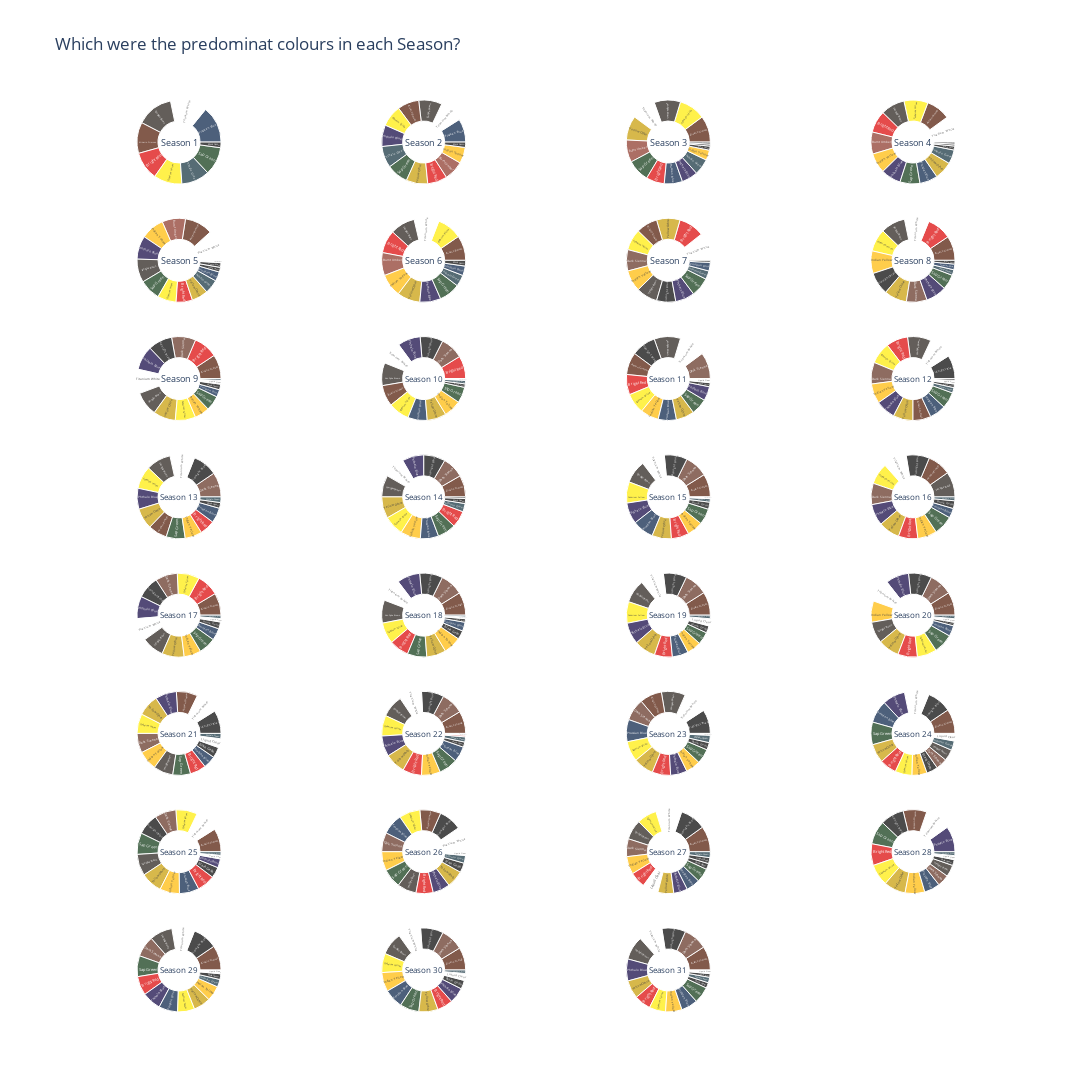

The notebook cell saved with this chart:
### Code cell
# Subplots 

from plotly.subplots import make_subplots

# Survival Analysis using Plotly - By Season 
fig= go.Figure()
fig = make_subplots(
    rows=8,
    cols=4,
    #vertical_spacing=0.10,
    subplot_titles=[str(x) for x in df_group.season.unique()].sort(),
    specs=[[{"type": "domain"} for _ in range(4)] for _ in range(8)]
    # y_title= "Survival probability",
    # x_title ="Duration (Days)"
)
showlegend = True
i = 1 
n =df_group.season.nunique()
for rows in range(8):
    for cols in range(4):
        fig.add_trace(go.Sunburst(
            labels=df_group[df_group.season == "Season "+str(i)].colors,
            parents=df_group[df_group.season == "Season "+str(i)].season,
            values = df_group[df_group.season == "Season "+str(i)].times_used,
            marker=dict(colors=df_group[df_group.season == "Season "+str(i)].color_hex ), 
            insidetextorientation='radial'
        ),
        col = cols+1,
        row = rows+1
        )
        i+=1


fig.update_layout(
    title = "Which were the predominat colours in each Season?",
   # margin=dict(r=0, t=10, l=0),
   # font_size=14,
    height= 3000,
    width = 2000,
)


fig.show()

### Figure 1 — Plotly figure (JSON) as saved in the notebook; plotly's stock layout.template omitted (floating-point values rounded to 4 significant figures)
{"data": [{"domain": {"x": [0, 0.2125], "y": [0.9078, 1.0]}, "insidetextorientation": "radial", "labels": ["Alizarin Crimson", "Black Gesso", "Bright Red", "Cadmium Yellow", "Phthalo Green", "Prussian Blue", "Sap Green", "Titanium White", "Van Dyke Brown"], "marker": {"colors": ["#4E1500", "#000000", "#DB0000", "#FFEC00", "#102E3C", "#021E44", "#0A3410", "#FFFFFF", "#221B15"]}, "parents": ["Season 1", "Season 1", "Season 1", "Season 1", "Season 1", "Season 1", "Season 1", "Season 1", "Season 1"], "type": "sunburst", "values": [11, 2, 10, 10, 10, 13, 10, 13, 13]}, {"domain": {"x": [0.2625, 0.475], "y": [0.9078, 1.0]}, "insidetextorientation": "radial", "labels": ["Alizarin Crimson", "Black Gesso", "Bright Red", "Burnt Umber", "Cadmium Yellow", "Indian Yellow", "Phthalo Blue", "Phthalo Green", "Prussian Blue", "Sap Green", "Titanium White", "Van Dyke Brown", "Yellow Ochre"], "marker": {"colors": ["#4E1500", "#000000", "#DB0000", "#8A3324", "#FFEC00", "#FFB800", "#0C0040", "#102E3C", "#021E44", "#0A3410", "#FFFFFF", "#221B15", "#C79B00"]}, "parents": ["Season 2", "Season 2", "Season 2", "Season 2", "Season 2", "Season 2", "Season 2", "Season 2", "Season 2", "Season 2", "Season 2", "Season 2", "Season 2"], "type": "sunburst", "values": [12, 3, 11, 11, 12, 9, 12, 12, 13, 12, 13, 13, 12]}, {"domain": {"x": [0.525, 0.7375], "y": [0.9078, 1.0]}, "insidetextorientation": "radial", "labels": ["Alizarin Crimson", "Black Gesso", "Bright Red", "Burnt Umber", "Cadmium Yellow", "Indian Yellow", "Liquid Black", "Midnight Black", "Phthalo Blue", "Phthalo Green", "Prussian Blue", "Sap Green", "Titanium White", "Van Dyke Brown", "Yellow Ochre"], "marker": {"colors": ["#4E1500", "#000000", "#DB0000", "#8A3324", "#FFEC00", "#FFB800", "#000000", "#000000", "#0C0040", "#102E3C", "#021E44", "#0A3410", "#FFFFFF", "#221B15", "#C79B00"]}, "parents": ["Season 3", "Season 3", "Season 3", "Season 3", "Season 3", "Season 3", "Season 3", "Season 3", "Season 3", "Season 3", "Season 3", "Season 3", "Season 3", "Season 3", "Season 3"], "type": "sunburst", "values": [13, 2, 9, 11, 13, 5, 1, 1, 8, 8, 9, 11, 12, 13, 12]}, {"domain": {"x": [0.7875, 1], "y": [0.9078, 1.0]}, "insidetextorientation": "radial", "labels": ["Alizarin Crimson", "Black Gesso", "Bright Red", "Burnt Umber", "Cadmium Yellow", "Indian Yellow", "Liquid Black", "Midnight Black", "Phthalo Blue", "Phthalo Green", "Prussian Blue", "Sap Green", "Titanium White", "Van Dyke Brown", "Yellow Ochre"], "marker": {"colors": ["#4E1500", "#000000", "#DB0000", "#8A3324", "#FFEC00", "#FFB800", "#000000", "#000000", "#0C0040", "#102E3C", "#021E44", "#0A3410", "#FFFFFF", "#221B15", "#C79B00"]}, "parents": ["Season 4", "Season 4", "Season 4", "Season 4", "Season 4", "Season 4", "Season 4", "Season 4", "Season 4", "Season 4", "Season 4", "Season 4", "Season 4", "Season 4", "Season 4"], "type": "sunburst", "values": [12, 2, 11, 11, 12, 10, 1, 1, 10, 7, 9, 10, 13, 12, 9]}, {"domain": {"x": [0, 0.2125], "y": [0.7781, 0.8703]}, "insidetextorientation": "radial", "labels": ["Alizarin Crimson", "Black Gesso", "Bright Red", "Burnt Umber", "Cadmium Yellow", "Indian Yellow", "Liquid Black", "Liquid Clear", "Phthalo Blue", "Phthalo Green", "Prussian Blue", "Sap Green", "Titanium White", "Van Dyke Brown", "Yellow Ochre"], "marker": {"colors": ["#4E1500", "#000000", "#DB0000", "#8A3324", "#FFEC00", "#FFB800", "#000000", "#FFFFFF", "#0C0040", "#102E3C", "#021E44", "#0A3410", "#FFFFFF", "#221B15", "#C79B00"]}, "parents": ["Season 5", "Season 5", "Season 5", "Season 5", "Season 5", "Season 5", "Season 5", "Season 5", "Season 5", "Season 5", "Season 5", "Season 5", "Season 5", "Season 5", "Season 5"], "type": "sunburst", "values": [12, 2, 7, 10, 8, 10, 2, 1, 10, 6, 4, 9, 13, 10, 7]}, {"domain": {"x": [0.2625, 0.475], "y": [0.7781, 0.8703]}, "insidetextorientation": "radial", "labels": ["Alizarin Crimson", "Black Gesso", "Bright Red", "Burnt Umber", "Cadmium Yellow", "Indian Yellow", "Phthalo Blue", "Phthalo Green", "Prussian Blue", "Sap Green", "Titanium White", "Van Dyke Brown", "Yellow Ochre"], "marker": {"colors": ["#4E1500", "#000000", "#DB0000", "#8A3324", "#FFEC00", "#FFB800", "#0C0040", "#102E3C", "#021E44", "#0A3410", "#FFFFFF", "#221B15", "#C79B00"]}, "parents": ["Season 6", "Season 6", "Season 6", "Season 6", "Season 6", "Season 6", "Season 6", "Season 6", "Season 6", "Season 6", "Season 6", "Season 6", "Season 6"], "type": "sunburst", "values": [13, 3, 12, 12, 13, 12, 11, 6, 5, 11, 13, 13, 12]}, {"domain": {"x": [0.525, 0.7375], "y": [0.7781, 0.8703]}, "insidetextorientation": "radial", "labels": ["Alizarin Crimson", "Bright Red", "Cadmium Yellow", "Dark Sienna", "Indian Yellow", "Liquid Black", "Midnight Black", "Phthalo Blue", "Phthalo Green", "Prussian Blue", "Sap Green", "Titanium White", "Van Dyke Brown", "Yellow Ochre"], "marker": {"colors": ["#4E1500", "#DB0000", "#FFEC00", "#5F2E1F", "#FFB800", "#000000", "#000000", "#0C0040", "#102E3C", "#021E44", "#0A3410", "#FFFFFF", "#221B15", "#C79B00"]}, "parents": ["Season 7", "Season 7", "Season 7", "Season 7", "Season 7", "Season 7", "Season 7", "Season 7", "Season 7", "Season 7", "Season 7", "Season 7", "Season 7", "Season 7"], "type": "sunburst", "values": [10, 12, 10, 10, 10, 1, 9, 9, 4, 4, 9, 13, 10, 11]}, {"domain": {"x": [0.7875, 1], "y": [0.7781, 0.8703]}, "insidetextorientation": "radial", "labels": ["Alizarin Crimson", "Black Gesso", "Bright Red", "Cadmium Yellow", "Dark Sienna", "Indian Yellow", "Midnight Black", "Phthalo Blue", "Phthalo Green", "Prussian Blue", "Sap Green", "Titanium White", "Van Dyke Brown", "Yellow Ochre"], "marker": {"colors": ["#4E1500", "#000000", "#DB0000", "#FFEC00", "#5F2E1F", "#FFB800", "#000000", "#0C0040", "#102E3C", "#021E44", "#0A3410", "#FFFFFF", "#221B15", "#C79B00"]}, "parents": ["Season 8", "Season 8", "Season 8", "Season 8", "Season 8", "Season 8", "Season 8", "Season 8", "Season 8", "Season 8", "Season 8", "Season 8", "Season 8", "Season 8"], "type": "sunburst", "values": [13, 2, 13, 12, 11, 12, 12, 11, 3, 3, 8, 13, 13, 12]}, {"domain": {"x": [0, 0.2125], "y": [0.6484, 0.7406]}, "insidetextorientation": "radial", "labels": ["Alizarin Crimson", "Black Gesso", "Bright Red", "Cadmium Yellow", "Dark Sienna", "Indian Yellow", "Liquid Clear", "Midnight Black", "Phthalo Blue", "Phthalo Green", "Prussian Blue", "Sap Green", "Titanium White", "Van Dyke Brown", "Yellow Ochre"], "marker": {"colors": ["#4E1500", "#000000", "#DB0000", "#FFEC00", "#5F2E1F", "#FFB800", "#FFFFFF", "#000000", "#0C0040", "#102E3C", "#021E44", "#0A3410", "#FFFFFF", "#221B15", "#C79B00"]}, "parents": ["Season 9", "Season 9", "Season 9", "Season 9", "Season 9", "Season 9", "Season 9", "Season 9", "Season 9", "Season 9", "Season 9", "Season 9", "Season 9", "Season 9", "Season 9"], "type": "sunburst", "values": [13, 3, 13, 11, 13, 8, 2, 13, 13, 1, 4, 8, 13, 13, 12]}, {"domain": {"x": [0.2625, 0.475], "y": [0.6484, 0.7406]}, "insidetextorientation": "radial", "labels": ["Alizarin Crimson", "Black Gesso", "Bright Red", "Cadmium Yellow", "Dark Sienna", "Indian Yellow", "Liquid Clear", "Midnight Black", "Phthalo Blue", "Phthalo Green", "Prussian Blue", "Sap Green", "Titanium White", "Van Dyke Brown", "Yellow Ochre"], "marker": {"colors": ["#4E1500", "#000000", "#DB0000", "#FFEC00", "#5F2E1F", "#FFB800", "#FFFFFF", "#000000", "#0C0040", "#102E3C", "#021E44", "#0A3410", "#FFFFFF", "#221B15", "#C79B00"]}, "parents": ["Season 10", "Season 10", "Season 10", "Season 10", "Season 10", "Season 10", "Season 10", "Season 10", "Season 10", "Season 10", "Season 10", "Season 10", "Season 10", "Season 10", "Season 10"], "type": "sunburst", "values": [12, 2, 13, 12, 13, 10, 1, 13, 13, 2, 11, 9, 13, 13, 11]}, {"domain": {"x": [0.525, 0.7375], "y": [0.6484, 0.7406]}, "insidetextorientation": "radial", "labels": ["Alizarin Crimson", "Black Gesso", "Bright Red", "Cadmium Yellow", "Dark Sienna", "Indian Yellow", "Liquid Clear", "Midnight Black", "Phthalo Blue", "Prussian Blue", "Sap Green", "Titanium White", "Van Dyke Brown", "Yellow Ochre"], "marker": {"colors": ["#4E1500", "#000000", "#DB0000", "#FFEC00", "#5F2E1F", "#FFB800", "#FFFFFF", "#000000", "#0C0040", "#021E44", "#0A3410", "#FFFFFF", "#221B15", "#C79B00"]}, "parents": ["Season 11", "Season 11", "Season 11", "Season 11", "Season 11", "Season 11", "Season 11", "Season 11", "Season 11", "Season 11", "Season 11", "Season 11", "Season 11", "Season 11"], "type": "sunburst", "values": [11, 2, 10, 10, 13, 9, 2, 12, 7, 9, 8, 13, 13, 9]}, {"domain": {"x": [0.7875, 1], "y": [0.6484, 0.7406]}, "insidetextorientation": "radial", "labels": ["Alizarin Crimson", "Black Gesso", "Bright Red", "Cadmium Yellow", "Dark Sienna", "Indian Yellow", "Liquid Black", "Liquid Clear", "Midnight Black", "Phthalo Blue", "Phthalo Green", "Prussian Blue", "Sap Green", "Titanium White", "Van Dyke Brown", "Yellow Ochre"], "marker": {"colors": ["#4E1500", "#000000", "#DB0000", "#FFEC00", "#5F2E1F", "#FFB800", "#000000", "#FFFFFF", "#000000", "#0C0040", "#102E3C", "#021E44", "#0A3410", "#FFFFFF", "#221B15", "#C79B00"]}, "parents": ["Season 12", "Season 12", "Season 12", "Season 12", "Season 12", "Season 12", "Season 12", "Season 12", "Season 12", "Season 12", "Season 12", "Season 12", "Season 12", "Season 12", "Season 12", "Season 12"], "type": "sunburst", "values": [10, 2, 12, 12, 12, 11, 1, 2, 13, 11, 3, 9, 9, 13, 13, 11]}, {"domain": {"x": [0, 0.2125], "y": [0.5188, 0.6109]}, "insidetextorientation": "radial", "labels": ["Alizarin Crimson", "Black Gesso", "Bright Red", "Cadmium Yellow", "Dark Sienna", "Indian Yellow", "Midnight Black", "Phthalo Blue", "Phthalo Green", "Prussian Blue", "Sap Green", "Titanium White", "Van Dyke Brown", "Yellow Ochre"], "marker": {"colors": ["#4E1500", "#000000", "#DB0000", "#FFEC00", "#5F2E1F", "#FFB800", "#000000", "#0C0040", "#102E3C", "#021E44", "#0A3410", "#FFFFFF", "#221B15", "#C79B00"]}, "parents": ["Season 13", "Season 13", "Season 13", "Season 13", "Season 13", "Season 13", "Season 13", "Season 13", "Season 13", "Season 13", "Season 13", "Season 13", "Season 13", "Season 13"], "type": "sunburst", "values": [10, 3, 8, 12, 13, 9, 13, 11, 3, 8, 10, 13, 13, 11]}, {"domain": {"x": [0.2625, 0.475], "y": [0.5188, 0.6109]}, "insidetextorientation": "radial", "labels": ["Alizarin Crimson", "Black Gesso", "Bright Red", "Cadmium Yellow", "Dark Sienna", "Indian Yellow", "Liquid Black", "Midnight Black", "Phthalo Blue", "Phthalo Green", "Prussian Blue", "Sap Green", "Titanium White", "Van Dyke Brown", "Yellow Ochre"], "marker": {"colors": ["#4E1500", "#000000", "#DB0000", "#FFEC00", "#5F2E1F", "#FFB800", "#000000", "#000000", "#0C0040", "#102E3C", "#021E44", "#0A3410", "#FFFFFF", "#221B15", "#C79B00"]}, "parents": ["Season 14", "Season 14", "Season 14", "Season 14", "Season 14", "Season 14", "Season 14", "Season 14", "Season 14", "Season 14", "Season 14", "Season 14", "Season 14", "Season 14", "Season 14"], "type": "sunburst", "values": [13, 3, 10, 12, 13, 12, 1, 13, 13, 5, 11, 11, 13, 13, 13]}, {"domain": {"x": [0.525, 0.7375], "y": [0.5188, 0.6109]}, "insidetextorientation": "radial", "labels": ["Alizarin Crimson", "Black Gesso", "Bright Red", "Cadmium Yellow", "Dark Sienna", "Indian Yellow", "Liquid Clear", "Midnight Black", "Phthalo Blue", "Phthalo Green", "Prussian Blue", "Sap Green", "Titanium White", "Van Dyke Brown", "Yellow Ochre"], "marker": {"colors": ["#4E1500", "#000000", "#DB0000", "#FFEC00", "#5F2E1F", "#FFB800", "#FFFFFF", "#000000", "#0C0040", "#102E3C", "#021E44", "#0A3410", "#FFFFFF", "#221B15", "#C79B00"]}, "parents": ["Season 15", "Season 15", "Season 15", "Season 15", "Season 15", "Season 15", "Season 15", "Season 15", "Season 15", "Season 15", "Season 15", "Season 15", "Season 15", "Season 15", "Season 15"], "type": "sunburst", "values": [13, 4, 10, 12, 13, 9, 1, 13, 12, 2, 12, 9, 13, 13, 11]}, {"domain": {"x": [0.7875, 1], "y": [0.5188, 0.6109]}, "insidetextorientation": "radial", "labels": ["Alizarin Crimson", "Black Gesso", "Bright Red", "Cadmium Yellow", "Dark Sienna", "Indian Yellow", "Midnight Black", "Phthalo Blue", "Phthalo Green", "Prussian Blue", "Sap Green", "Titanium White", "Van Dyke Brown", "Yellow Ochre"], "marker": {"colors": ["#4E1500", "#000000", "#DB0000", "#FFEC00", "#5F2E1F", "#FFB800", "#000000", "#0C0040", "#102E3C", "#021E44", "#0A3410", "#FFFFFF", "#221B15", "#C79B00"]}, "parents": ["Season 16", "Season 16", "Season 16", "Season 16", "Season 16", "Season 16", "Season 16", "Season 16", "Season 16", "Season 16", "Season 16", "Season 16", "Season 16", "Season 16"], "type": "sunburst", "values": [12, 4, 10, 11, 11, 10, 12, 11, 2, 5, 10, 12, 13, 11]}, {"domain": {"x": [0, 0.2125], "y": [0.3891, 0.4813]}, "insidetextorientation": "radial", "labels": ["Alizarin Crimson", "Black Gesso", "Bright Red", "Cadmium Yellow", "Dark Sienna", "Indian Yellow", "Liquid Clear", "Midnight Black", "Phthalo Blue", "Phthalo Green", "Prussian Blue", "Sap Green", "Titanium White", "Van Dyke Brown", "Yellow Ochre"], "marker": {"colors": ["#4E1500", "#000000", "#DB0000", "#FFEC00", "#5F2E1F", "#FFB800", "#FFFFFF", "#000000", "#0C0040", "#102E3C", "#021E44", "#0A3410", "#FFFFFF", "#221B15", "#C79B00"]}, "parents": ["Season 17", "Season 17", "Season 17", "Season 17", "Season 17", "Season 17", "Season 17", "Season 17", "Season 17", "Season 17", "Season 17", "Season 17", "Season 17", "Season 17", "Season 17"], "type": "sunburst", "values": [13, 4, 13, 13, 13, 10, 2, 13, 13, 2, 7, 10, 13, 13, 13]}, {"domain": {"x": [0.2625, 0.475], "y": [0.3891, 0.4813]}, "insidetextorientation": "radial", "labels": ["Alizarin Crimson", "Black Gesso", "Bright Red", "Cadmium Yellow", "Dark Sienna", "Indian Yellow", "Liquid Black", "Liquid Clear", "Midnight Black", "Phthalo Blue", "Phthalo Green", "Prussian Blue", "Sap Green", "Titanium White", "Van Dyke Brown", "Yellow Ochre"], "marker": {"colors": ["#4E1500", "#000000", "#DB0000", "#FFEC00", "#5F2E1F", "#FFB800", "#000000", "#FFFFFF", "#000000", "#0C0040", "#102E3C", "#021E44", "#0A3410", "#FFFFFF", "#221B15", "#C79B00"]}, "parents": ["Season 18", "Season 18", "Season 18", "Season 18", "Season 18", "Season 18", "Season 18", "Season 18", "Season 18", "Season 18", "Season 18", "Season 18", "Season 18", "Season 18", "Season 18", "Season 18"], "type": "sunburst", "values": [13, 5, 11, 12, 13, 10, 2, 1, 13, 13, 1, 5, 11, 13, 13, 11]}, {"domain": {"x": [0.525, 0.7375], "y": [0.3891, 0.4813]}, "insidetextorientation": "radial", "labels": ["Alizarin Crimson", "Black Gesso", "Bright Red", "Cadmium Yellow", "Dark Sienna", "Indian Yellow", "Liquid Clear", "Midnight Black", "Phthalo Blue", "Phthalo Green", "Prussian Blue", "Sap Green", "Titanium White", "Van Dyke Brown", "Yellow Ochre"], "marker": {"colors": ["#4E1500", "#000000", "#DB0000", "#FFEC00", "#5F2E1F", "#FFB800", "#FFFFFF", "#000000", "#0C0040", "#102E3C", "#021E44", "#0A3410", "#FFFFFF", "#221B15", "#C79B00"]}, "parents": ["Season 19", "Season 19", "Season 19", "Season 19", "Season 19", "Season 19", "Season 19", "Season 19", "Season 19", "Season 19", "Season 19", "Season 19", "Season 19", "Season 19", "Season 19"], "type": "sunburst", "values": [13, 4, 10, 12, 13, 8, 4, 13, 12, 2, 9, 7, 13, 13, 12]}, {"domain": {"x": [0.7875, 1], "y": [0.3891, 0.4813]}, "insidetextorientation": "radial", "labels": ["Alizarin Crimson", "Black Gesso", "Bright Red", "Cadmium Yellow", "Dark Sienna", "Indian Yellow", "Liquid Clear", "Midnight Black", "Phthalo Blue", "Phthalo Green", "Prussian Blue", "Sap Green", "Titanium White", "Van Dyke Brown", "Yellow Ochre"], "marker": {"colors": ["#4E1500", "#000000", "#DB0000", "#FFEC00", "#5F2E1F", "#FFB800", "#FFFFFF", "#000000", "#0C0040", "#102E3C", "#021E44", "#0A3410", "#FFFFFF", "#221B15", "#C79B00"]}, "parents": ["Season 20", "Season 20", "Season 20", "Season 20", "Season 20", "Season 20", "Season 20", "Season 20", "Season 20", "Season 20", "Season 20", "Season 20", "Season 20", "Season 20", "Season 20"], "type": "sunburst", "values": [13, 2, 11, 11, 13, 12, 2, 13, 13, 2, 6, 11, 13, 12, 12]}, {"domain": {"x": [0, 0.2125], "y": [0.2594, 0.3516]}, "insidetextorientation": "radial", "labels": ["Alizarin Crimson", "Black Gesso", "Bright Red", "Cadmium Yellow", "Dark Sienna", "Indian Yellow", "Liquid Clear", "Midnight Black", "Phthalo Blue", "Phthalo Green", "Prussian Blue", "Sap Green", "Titanium White", "Van Dyke Brown", "Yellow Ochre"], "marker": {"colors": ["#4E1500", "#000000", "#DB0000", "#FFEC00", "#5F2E1F", "#FFB800", "#FFFFFF", "#000000", "#0C0040", "#102E3C", "#021E44", "#0A3410", "#FFFFFF", "#221B15", "#C79B00"]}, "parents": ["Season 21", "Season 21", "Season 21", "Season 21", "Season 21", "Season 21", "Season 21", "Season 21", "Season 21", "Season 21", "Season 21", "Season 21", "Season 21", "Season 21", "Season 21"], "type": "sunburst", "values": [12, 6, 9, 11, 11, 11, 5, 13, 12, 3, 7, 10, 13, 11, 12]}, {"domain": {"x": [0.2625, 0.475], "y": [0.2594, 0.3516]}, "insidetextorientation": "radial", "labels": ["Alizarin Crimson", "Black Gesso", "Bright Red", "Cadmium Yellow", "Dark Sienna", "Indian Red", "Indian Yellow", "Liquid Clear", "Midnight Black", "Phthalo Blue", "Phthalo Green", "Prussian Blue", "Sap Green", "Titanium White", "Van Dyke Brown", "Yellow Ochre"], "marker": {"colors": ["#4E1500", "#000000", "#DB0000", "#FFEC00", "#5F2E1F", "#CD5C5C", "#FFB800", "#FFFFFF", "#000000", "#0C0040", "#102E3C", "#021E44", "#0A3410", "#FFFFFF", "#221B15", "#C79B00"]}, "parents": ["Season 22", "Season 22", "Season 22", "Season 22", "Season 22", "Season 22", "Season 22", "Season 22", "Season 22", "Season 22", "Season 22", "Season 22", "Season 22", "Season 22", "Season 22", "Season 22"], "type": "sunburst", "values": [13, 3, 11, 12, 13, 1, 11, 1, 13, 12, 3, 9, 11, 13, 13, 12]}, {"domain": {"x": [0.525, 0.7375], "y": [0.2594, 0.3516]}, "insidetextorientation": "radial", "labels": ["Alizarin Crimson", "Black Gesso", "Bright Red", "Cadmium Yellow", "Dark Sienna", "Indian Yellow", "Liquid Clear", "Midnight Black", "Phthalo Blue", "Phthalo Green", "Prussian Blue", "Sap Green", "Titanium White", "Van Dyke Brown", "Yellow Ochre"], "marker": {"colors": ["#4E1500", "#000000", "#DB0000", "#FFEC00", "#5F2E1F", "#FFB800", "#FFFFFF", "#000000", "#0C0040", "#102E3C", "#021E44", "#0A3410", "#FFFFFF", "#221B15", "#C79B00"]}, "parents": ["Season 23", "Season 23", "Season 23", "Season 23", "Season 23", "Season 23", "Season 23", "Season 23", "Season 23", "Season 23", "Season 23", "Season 23", "Season 23", "Season 23", "Season 23"], "type": "sunburst", "values": [12, 4, 10, 11, 12, 8, 1, 13, 9, 4, 12, 8, 13, 13, 11]}, {"domain": {"x": [0.7875, 1], "y": [0.2594, 0.3516]}, "insidetextorientation": "radial", "labels": ["Alizarin Crimson", "Black Gesso", "Bright Red", "Cadmium Yellow", "Dark Sienna", "Indian Yellow", "Liquid Clear", "Midnight Black", "Phthalo Blue", "Phthalo Green", "Prussian Blue", "Sap Green", "Titanium White", "Van Dyke Brown", "Yellow Ochre"], "marker": {"colors": ["#4E1500", "#000000", "#DB0000", "#FFEC00", "#5F2E1F", "#FFB800", "#FFFFFF", "#000000", "#0C0040", "#102E3C", "#021E44", "#0A3410", "#FFFFFF", "#221B15", "#C79B00"]}, "parents": ["Season 24", "Season 24", "Season 24", "Season 24", "Season 24", "Season 24", "Season 24", "Season 24", "Season 24", "Season 24", "Season 24", "Season 24", "Season 24", "Season 24", "Season 24"], "type": "sunburst", "values": [13, 6, 9, 9, 6, 8, 4, 13, 12, 5, 12, 12, 13, 6, 10]}, {"domain": {"x": [0, 0.2125], "y": [0.1297, 0.2219]}, "insidetextorientation": "radial", "labels": ["Alizarin Crimson", "Black Gesso", "Bright Red", "Cadmium Yellow", "Dark Sienna", "Indian Yellow", "Liquid Clear", "Midnight Black", "Phthalo Blue", "Phthalo Green", "Prussian Blue", "Sap Green", "Titanium White", "Van Dyke Brown", "Yellow Ochre"], "marker": {"colors": ["#4E1500", "#000000", "#DB0000", "#FFEC00", "#5F2E1F", "#FFB800", "#FFFFFF", "#000000", "#0C0040", "#102E3C", "#021E44", "#0A3410", "#FFFFFF", "#221B15", "#C79B00"]}, "parents": ["Season 25", "Season 25", "Season 25", "Season 25", "Season 25", "Season 25", "Season 25", "Season 25", "Season 25", "Season 25", "Season 25", "Season 25", "Season 25", "Season 25", "Season 25"], "type": "sunburst", "values": [13, 6, 10, 12, 12, 11, 2, 12, 5, 2, 11, 12, 13, 12, 12]}, {"domain": {"x": [0.2625, 0.475], "y": [0.1297, 0.2219]}, "insidetextorientation": "radial", "labels": ["Alizarin Crimson", "Black Gesso", "Bright Red", "Cadmium Yellow", "Dark Sienna", "Indian Yellow", "Liquid Clear", "Midnight Black", "Phthalo Blue", "Phthalo Green", "Prussian Blue", "Sap Green", "Titanium White", "Van Dyke Brown", "Yellow Ochre"], "marker": {"colors": ["#4E1500", "#000000", "#DB0000", "#FFEC00", "#5F2E1F", "#FFB800", "#FFFFFF", "#000000", "#0C0040", "#102E3C", "#021E44", "#0A3410", "#FFFFFF", "#221B15", "#C79B00"]}, "parents": ["Season 26", "Season 26", "Season 26", "Season 26", "Season 26", "Season 26", "Season 26", "Season 26", "Season 26", "Season 26", "Season 26", "Season 26", "Season 26", "Season 26", "Season 26"], "type": "sunburst", "values": [11, 5, 9, 11, 10, 10, 2, 12, 9, 4, 11, 10, 13, 10, 9]}, {"domain": {"x": [0.525, 0.7375], "y": [0.1297, 0.2219]}, "insidetextorientation": "radial", "labels": ["Alizarin Crimson", "Black Gesso", "Bright Red", "Cadmium Yellow", "Dark Sienna", "Indian Yellow", "Liquid Black", "Liquid Clear", "Midnight Black", "Phthalo Blue", "Phthalo Green", "Prussian Blue", "Sap Green", "Titanium White", "Van Dyke Brown", "Yellow Ochre"], "marker": {"colors": ["#4E1500", "#000000", "#DB0000", "#FFEC00", "#5F2E1F", "#FFB800", "#000000", "#FFFFFF", "#000000", "#0C0040", "#102E3C", "#021E44", "#0A3410", "#FFFFFF", "#221B15", "#C79B00"]}, "parents": ["Season 27", "Season 27", "Season 27", "Season 27", "Season 27", "Season 27", "Season 27", "Season 27", "Season 27", "Season 27", "Season 27", "Season 27", "Season 27", "Season 27", "Season 27", "Season 27"], "type": "sunburst", "values": [13, 3, 8, 10, 9, 9, 3, 8, 13, 7, 3, 7, 7, 13, 10, 8]}, {"domain": {"x": [0.7875, 1], "y": [0.1297, 0.2219]}, "insidetextorientation": "radial", "labels": ["Alizarin Crimson", "Black Gesso", "Bright Red", "Cadmium Yellow", "Dark Sienna", "Indian Yellow", "Liquid Clear", "Midnight Black", "Phthalo Blue", "Phthalo Green", "Prussian Blue", "Sap Green", "Titanium White", "Van Dyke Brown", "Yellow Ochre"], "marker": {"colors": ["#4E1500", "#000000", "#DB0000", "#FFEC00", "#5F2E1F", "#FFB800", "#FFFFFF", "#000000", "#0C0040", "#102E3C", "#021E44", "#0A3410", "#FFFFFF", "#221B15", "#C79B00"]}, "parents": ["Season 28", "Season 28", "Season 28", "Season 28", "Season 28", "Season 28", "Season 28", "Season 28", "Season 28", "Season 28", "Season 28", "Season 28", "Season 28", "Season 28", "Season 28"], "type": "sunburst", "values": [12, 3, 11, 11, 6, 10, 2, 12, 13, 2, 8, 12, 13, 6, 11]}, {"domain": {"x": [0, 0.2125], "y": [0, 0.09219]}, "insidetextorientation": "radial", "labels": ["Alizarin Crimson", "Black Gesso", "Bright Red", "Cadmium Yellow", "Dark Sienna", "Indian Yellow", "Liquid Clear", "Midnight Black", "Phthalo Blue", "Phthalo Green", "Prussian Blue", "Sap Green", "Titanium White", "Van Dyke Brown", "Yellow Ochre"], "marker": {"colors": ["#4E1500", "#000000", "#DB0000", "#FFEC00", "#5F2E1F", "#FFB800", "#FFFFFF", "#000000", "#0C0040", "#102E3C", "#021E44", "#0A3410", "#FFFFFF", "#221B15", "#C79B00"]}, "parents": ["Season 29", "Season 29", "Season 29", "Season 29", "Season 29", "Season 29", "Season 29", "Season 29", "Season 29", "Season 29", "Season 29", "Season 29", "Season 29", "Season 29", "Season 29"], "type": "sunburst", "values": [13, 3, 10, 9, 11, 8, 2, 13, 10, 4, 10, 11, 12, 12, 9]}, {"domain": {"x": [0.2625, 0.475], "y": [0, 0.09219]}, "insidetextorientation": "radial", "labels": ["Alizarin Crimson", "Black Gesso", "Bright Red", "Cadmium Yellow", "Dark Sienna", "Indian Yellow", "Liquid Clear", "Midnight Black", "Phthalo Blue", "Phthalo Green", "Prussian Blue", "Sap Green", "Titanium White", "Van Dyke Brown", "Yellow Ochre"], "marker": {"colors": ["#4E1500", "#000000", "#DB0000", "#FFEC00", "#5F2E1F", "#FFB800", "#FFFFFF", "#000000", "#0C0040", "#102E3C", "#021E44", "#0A3410", "#FFFFFF", "#221B15", "#C79B00"]}, "parents": ["Season 30", "Season 30", "Season 30", "Season 30", "Season 30", "Season 30", "Season 30", "Season 30", "Season 30", "Season 30", "Season 30", "Season 30", "Season 30", "Season 30", "Season 30"], "type": "sunburst", "values": [13, 5, 9, 11, 13, 11, 4, 13, 9, 2, 11, 11, 13, 13, 11]}, {"domain": {"x": [0.525, 0.7375], "y": [0, 0.09219]}, "insidetextorientation": "radial", "labels": ["Alizarin Crimson", "Black Gesso", "Bright Red", "Cadmium Yellow", "Dark Sienna", "Indian Yellow", "Liquid Black", "Liquid Clear", "Midnight Black", "Phthalo Blue", "Phthalo Green", "Prussian Blue", "Sap Green", "Titanium White", "Van Dyke Brown", "Yellow Ochre"], "marker": {"colors": ["#4E1500", "#000000", "#DB0000", "#FFEC00", "#5F2E1F", "#FFB800", "#000000", "#FFFFFF", "#000000", "#0C0040", "#102E3C", "#021E44", "#0A3410", "#FFFFFF", "#221B15", "#C79B00"]}, "parents": ["Season 31", "Season 31", "Season 31", "Season 31", "Season 31", "Season 31", "Season 31", "Season 31", "Season 31", "Season 31", "Season 31", "Season 31", "Season 31", "Season 31", "Season 31", "Season 31"], "type": "sunburst", "values": [13, 3, 9, 9, 13, 9, 2, 2, 13, 12, 3, 9, 9, 13, 13, 10]}, {"domain": {"x": [0.7875, 1], "y": [0, 0.09219]}, "insidetextorientation": "radial", "labels": [], "marker": {"colors": []}, "parents": [], "type": "sunburst", "values": []}], "layout": {"height": 3000, "title": {"text": "Which were the predominat colours in each Season?"}, "width": 2000}}
